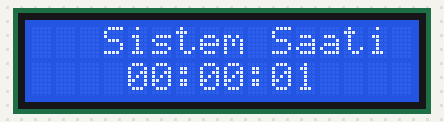
This sketch was run on a simulated Arduino Uno, built with avr-gcc and run on an emulated ATmega328P. Shown: 16×2 character LCD.

Above: at 0.1 s.
At 4.1 s:
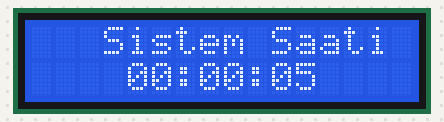
At 9.1 s:
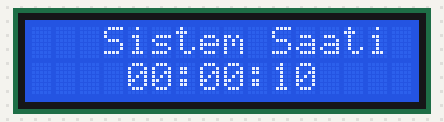
At 19.1 s:
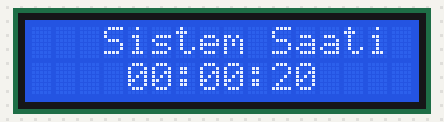
At 29.1 s:
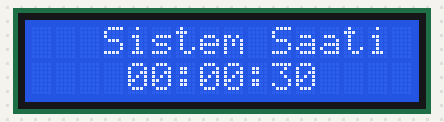
At 38.1 s:
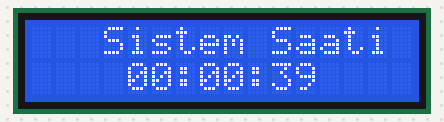

Measured:
- what the display in image 1 shows lasts 1.0 s, from 4.1 s to 5.1 s

The sketch:

dijital_saat_projesi.ino
```cpp
#include <Wire.h>
#include <LiquidCrystal_I2C.h>

// LCD Adresi genellikle 0x27 veya 0x3F olur.
LiquidCrystal_I2C lcd(0x27, 16, 2);

volatile int saniye = 0, dakika = 0, saat = 0;

void setup() {
  lcd.init();
  lcd.backlight();

  // TIMER1 SETUP (Gömülü Sistemler Lab Bilgisiyle)
  noInterrupts();
  TCCR1A = 0;             // Normal mod
  TCCR1B = 0;             // Reset
  TCNT1  = 0;             // Sayacı sıfırla
  OCR1A = 15624;          // 16MHz işlemci için 1 saniyelik eşik değeri
  TCCR1B |= (1 << WGM12); // CTC Modu (Karşılaştır ve Sıfırla)
  TCCR1B |= (1 << CS12) | (1 << CS10); // 1024 Prescaler (Hız bölücü)
  TIMSK1 |= (1 << OCIE1A); // Kesmeyi aktif et
  interrupts();
}

// Donanımsal Kesme Servis Rutini (ISR)
ISR(TIMER1_COMPA_vect) {
  saniye++;
  if (saniye >= 60) { saniye = 0; dakika++; }
  if (dakika >= 60) { dakika = 0; saat++; }
}

void loop() {
  lcd.setCursor(3, 0);
  lcd.print("Sistem Saati");
  lcd.setCursor(4, 1);
  if(saat < 10) lcd.print("0"); lcd.print(saat);
  lcd.print(":");
  if(dakika < 10) lcd.print("0"); lcd.print(dakika);
  lcd.print(":");
  if(saniye < 10) lcd.print("0"); lcd.print(saniye);
}
```
